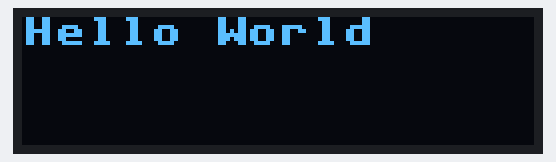
Bench run of a program on a simulated Raspberry Pi Pico running MicroPython. Parts: 128×32 one-colour display. Library files of the repository ran but are not shown: ssd1306.py. At 0.1 s the program stops and its outputs stay as they are.

Above: at 0.1 s.

The program:

09_OLED_01.py
```python
from ssd1306 import SSD1306_I2C
from machine import Pin, I2C
i2c = I2C(0, scl=Pin(21), sda=Pin(20), freq=200000)
display = SSD1306_I2C(128, 32, i2c)

display.text('Hello World', 0, 0, 1)
display.show()
```
